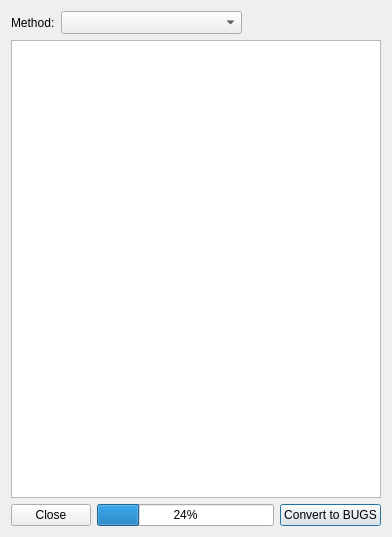
<?xml version="1.0" encoding="UTF-8"?>
<ui version="4.0">
 <class>nbEditor_dialog</class>
 <widget class="QDialog" name="nbEditor_dialog">
  <property name="geometry">
   <rect>
    <x>0</x>
    <y>0</y>
    <width>392</width>
    <height>537</height>
   </rect>
  </property>
  <property name="windowTitle">
   <string>Neighbouring list</string>
  </property>
  <layout class="QGridLayout" name="gridLayout">
   <item row="0" column="0" colspan="3">
    <layout class="QHBoxLayout" name="horizontalLayout_2">
     <item>
      <widget class="QLabel" name="label">
       <property name="text">
        <string>Method:</string>
       </property>
      </widget>
     </item>
     <item>
      <widget class="QComboBox" name="comboBox">
       <property name="minimumSize">
        <size>
         <width>181</width>
         <height>23</height>
        </size>
       </property>
       <property name="maximumSize">
        <size>
         <width>16777215</width>
         <height>23</height>
        </size>
       </property>
      </widget>
     </item>
     <item>
      <spacer name="horizontalSpacer_2">
       <property name="orientation">
        <enum>Qt::Horizontal</enum>
       </property>
       <property name="sizeHint" stdset="0">
        <size>
         <width>119</width>
         <height>20</height>
        </size>
       </property>
      </spacer>
     </item>
    </layout>
   </item>
   <item row="1" column="0" colspan="3">
    <widget class="QTableView" name="tableView"/>
   </item>
   <item row="2" column="0">
    <widget class="QPushButton" name="pushCancel">
     <property name="text">
      <string>Close</string>
     </property>
     <property name="autoDefault">
      <bool>false</bool>
     </property>
    </widget>
   </item>
   <item row="2" column="1">
    <widget class="QProgressBar" name="progressBar">
     <property name="value">
      <number>24</number>
     </property>
    </widget>
   </item>
   <item row="2" column="2">
    <widget class="QPushButton" name="pushOK">
     <property name="text">
      <string>Convert to BUGS</string>
     </property>
     <property name="autoDefault">
      <bool>false</bool>
     </property>
     <property name="default">
      <bool>true</bool>
     </property>
    </widget>
   </item>
  </layout>
 </widget>
 <resources/>
 <connections/>
</ui>
